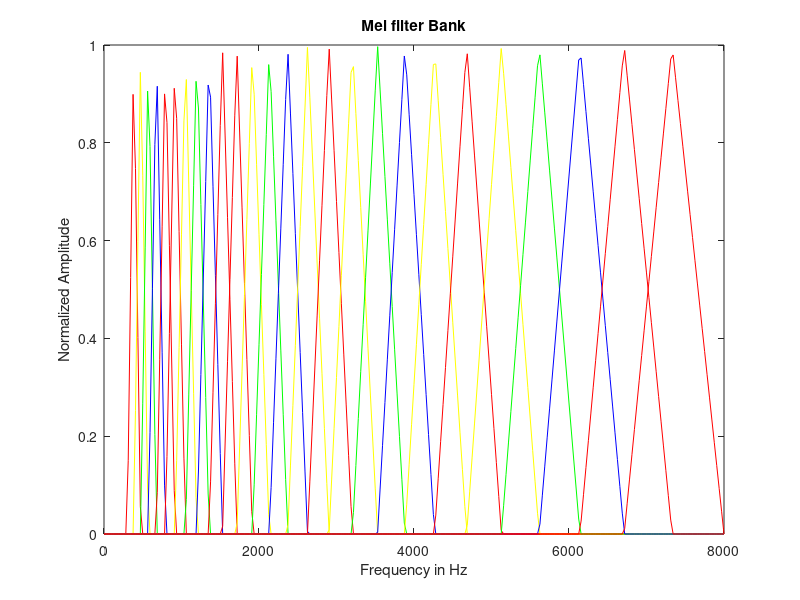

This chart was generated by the following MATLAB code:
clc
clear all;
f_min=0;
fs=16000;
fnumber=26;
f_low=300;
f_high=8000;
f_max=0.5*fs;
flength=257;
freq=linspace(f_min,f_max,flength);
x=1127*log(1+(300/700));
y=1127*log(1+(8000/700));
mid=(y-x)/27;
Mel=[];
for i=x:mid:y
    Mel=[Mel i];
end
cfreq=[];
for i=1:1:28
    melf=700*(exp(Mel(i)/1127)-1);
    cfreq=[cfreq melf];
end
Fbank=zeros(fnumber,flength);
for i=1:fnumber
    j=freq>cfreq(i)&freq<=cfreq(i+1);
    Fbank(i,j)=(freq(j)-cfreq(i))/(cfreq(i+1)-cfreq(i));
    j=freq==cfreq(i);
    Fbank(i,j)=1;
    j = freq>cfreq(i+1)&freq<=cfreq(i+2);
    Fbank(i,j)=(cfreq(i+2)-freq(j))/(cfreq(i+2)-cfreq(i+1));
end

      
plot(freq,Fbank(1,:),'r');
hold on;
plot(freq,Fbank(2,:),'y');
hold on;
plot(freq,Fbank(3,:),'g');
hold on;
plot(freq,Fbank(4,:),'b');
hold on;
plot(freq,Fbank(5,:),'r');
hold on;
plot(freq,Fbank(6,:),'r');
hold on;
plot(freq,Fbank(7,:),'y');
hold on;
plot(freq,Fbank(8,:),'g');
hold on;
plot(freq,Fbank(9,:),'b');
hold on;
plot(freq,Fbank(10,:),'r');
hold on;
plot(freq,Fbank(11,:),'r');
hold on;
plot(freq,Fbank(12,:),'y');
hold on;
plot(freq,Fbank(13,:),'g');
hold on;
plot(freq,Fbank(14,:),'b');
hold on;
plot(freq,Fbank(15,:),'y');
hold on;
plot(freq,Fbank(16,:),'r');
hold on;
plot(freq,Fbank(17,:),'y');
hold on;
plot(freq,Fbank(18,:),'g');
hold on;
plot(freq,Fbank(19,:),'b');
hold on;
plot(freq,Fbank(20,:),'y');
hold on;
plot(freq,Fbank(21,:),'r');
hold on;
plot(freq,Fbank(22,:),'y');
hold on;
plot(freq,Fbank(23,:),'g');
hold on;
plot(freq,Fbank(24,:),'b');
hold on;
plot(freq,Fbank(25,:),'r');
hold on;
plot(freq,Fbank(26,:),'r');
hold on;
xlabel('Frequency in Hz'); 
ylabel('Normalized Amplitude');
title('Mel filter Bank');

